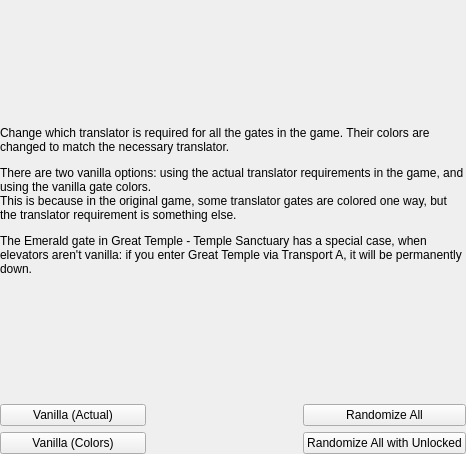
<?xml version="1.0" encoding="UTF-8"?>
<ui version="4.0">
 <class>PresetEchoesTranslators</class>
 <widget class="QMainWindow" name="PresetEchoesTranslators">
  <property name="geometry">
   <rect>
    <x>0</x>
    <y>0</y>
    <width>466</width>
    <height>454</height>
   </rect>
  </property>
  <property name="windowTitle">
   <string>Translators Gate</string>
  </property>
  <widget class="QWidget" name="centralWidget">
   <property name="maximumSize">
    <size>
     <width>16777215</width>
     <height>16777215</height>
    </size>
   </property>
   <layout class="QGridLayout" name="translators_top_layout">
    <property name="leftMargin">
     <number>0</number>
    </property>
    <property name="topMargin">
     <number>4</number>
    </property>
    <property name="rightMargin">
     <number>0</number>
    </property>
    <property name="bottomMargin">
     <number>0</number>
    </property>
    <item row="0" column="0">
     <widget class="QScrollArea" name="scroll_area">
      <property name="frameShape">
       <enum>QFrame::NoFrame</enum>
      </property>
      <property name="frameShadow">
       <enum>QFrame::Plain</enum>
      </property>
      <property name="lineWidth">
       <number>0</number>
      </property>
      <property name="horizontalScrollBarPolicy">
       <enum>Qt::ScrollBarAlwaysOff</enum>
      </property>
      <property name="widgetResizable">
       <bool>true</bool>
      </property>
      <property name="alignment">
       <set>Qt::AlignLeading|Qt::AlignLeft|Qt::AlignTop</set>
      </property>
      <widget class="QWidget" name="translators_scroll_contents">
       <property name="geometry">
        <rect>
         <x>0</x>
         <y>0</y>
         <width>466</width>
         <height>450</height>
        </rect>
       </property>
       <layout class="QGridLayout" name="translators_layout">
        <property name="leftMargin">
         <number>0</number>
        </property>
        <property name="topMargin">
         <number>0</number>
        </property>
        <property name="rightMargin">
         <number>0</number>
        </property>
        <property name="bottomMargin">
         <number>0</number>
        </property>
        <item row="2" column="0">
         <widget class="QPushButton" name="translator_vanilla_colors_button">
          <property name="text">
           <string>Vanilla (Colors)</string>
          </property>
         </widget>
        </item>
        <item row="1" column="0">
         <widget class="QPushButton" name="translator_vanilla_actual_button">
          <property name="text">
           <string>Vanilla (Actual)</string>
          </property>
         </widget>
        </item>
        <item row="1" column="2">
         <widget class="QPushButton" name="translator_randomize_all_button">
          <property name="text">
           <string>Randomize All</string>
          </property>
         </widget>
        </item>
        <item row="2" column="2">
         <widget class="QPushButton" name="translator_randomize_all_with_unlocked_button">
          <property name="text">
           <string>Randomize All with Unlocked</string>
          </property>
         </widget>
        </item>
        <item row="0" column="0" colspan="3">
         <widget class="QLabel" name="translators_description">
          <property name="text">
           <string>&lt;html&gt;&lt;head/&gt;&lt;body&gt;&lt;p&gt;Change which translator is required for all the gates in the game. Their colors are changed to match the necessary translator.&lt;/p&gt;&lt;p&gt;There are two vanilla options: using the actual translator requirements in the game, and using the vanilla gate colors.&lt;br/&gt;This is because in the original game, some translator gates are colored one way, but the translator requirement is something else.&lt;/p&gt;&lt;p&gt;The Emerald gate in Great Temple - Temple Sanctuary has a special case, when elevators aren't vanilla: if you enter Great Temple via Transport A, it will be permanently down.&lt;/p&gt;&lt;/body&gt;&lt;/html&gt;</string>
          </property>
          <property name="wordWrap">
           <bool>true</bool>
          </property>
         </widget>
        </item>
       </layout>
      </widget>
     </widget>
    </item>
   </layout>
  </widget>
 </widget>
 <layoutdefault spacing="6" margin="11"/>
 <resources/>
 <connections/>
</ui>
